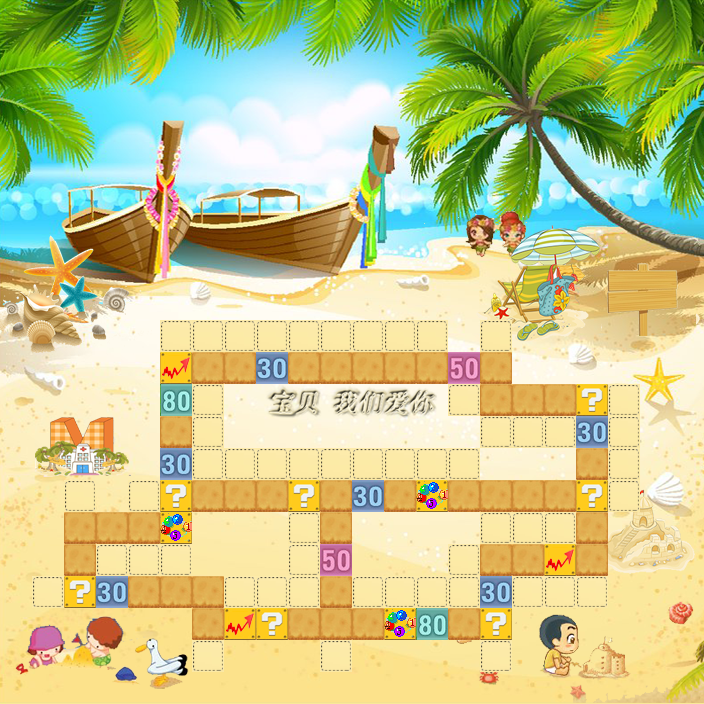

Below is a game level as drawn by its tile map, then a one-line description and the .tmx that defines it (tile-layer data replaced by summaries):
An orthogonal 22x22 tile map with 32x32 px tiles, 3 tile layers (ground, way, land).

<map version="1.0" orientation="orthogonal" width="22" height="22" tilewidth="32" tileheight="32">
 <tileset firstgid="1" name="beach" tilewidth="32" tileheight="32">
  <image source="beach.png" width="704" height="736" />
 </tileset>
 <layer name="ground" width="22" height="22">
  <data>[484 cells, 484 non-empty, 484 distinct tile ids]</data>
 </layer>
 <layer name="way" width="22" height="22">
  <data>[484 cells, 63 non-empty, 7 distinct tile ids]</data>
 </layer>
 <layer name="land" width="22" height="22">
  <data>[484 cells, 54 non-empty, 1 distinct tile ids]</data>
 </layer>
</map>
